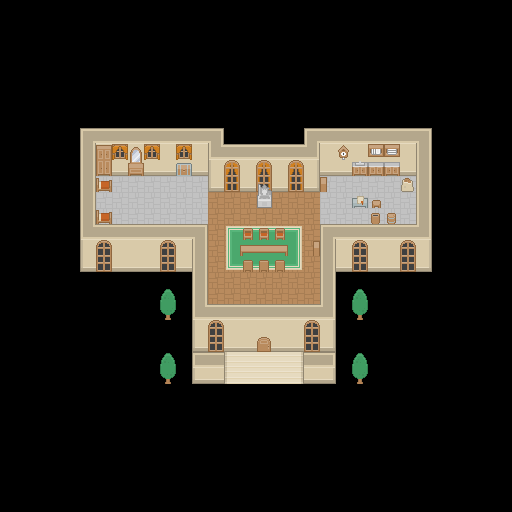

Tiled map render using the project's own tile images. Description and the map definition, with tile-layer contents summarised, below:
An orthogonal 32x32 tile map with 16x16 px tiles, 5 tile layers (Walls, Floor, Carpet, Objects, ...), 1 hidden layer not drawn.

<map version="1.2" tiledversion="1.2.3" orientation="orthogonal" renderorder="right-down" width="32" height="32" tilewidth="16" tileheight="16" infinite="0" nextlayerid="20" nextobjectid="1">
 <tileset firstgid="1" name="roguelikeSheet_transparent" tilewidth="16" tileheight="16" spacing="1" tilecount="1767" columns="57">
  <image source="roguelikeSheet_transparent.png" width="968" height="526" />
 </tileset>
 <layer id="13" name="Walls" width="32" height="32" locked="1">
  <data>[1024 cells, 158 non-empty, 14 distinct tile ids]</data>
 </layer>
 <layer id="9" name="Floor" width="32" height="32" locked="1">
  <data>[1024 cells, 246 non-empty, 16 distinct tile ids]</data>
 </layer>
 <layer id="10" name="Carpet" width="32" height="32" locked="1">
  <data>[1024 cells, 33 non-empty, 14 distinct tile ids]</data>
 </layer>
 <layer id="11" name="Objects" width="32" height="32" locked="1">
  <data>[1024 cells, 52 non-empty, 30 distinct tile ids]</data>
 </layer>
 <layer id="12" name="Details" width="32" height="32" locked="1">
  <data>[1024 cells, 5 non-empty, 3 distinct tile ids]</data>
 </layer>
 <layer id="19" name="Collisions" width="32" height="32" visible="0">
  <data>[1024 cells, 187 non-empty, 1 distinct tile ids]</data>
 </layer>
</map>
